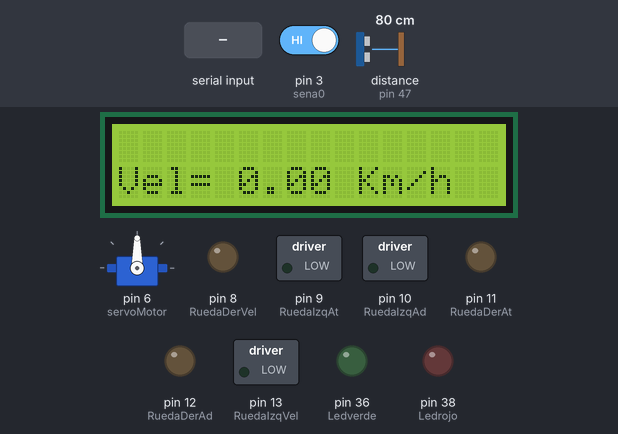
Simulated run of this sketch. Board: Arduino Mega 2560, built with avr-gcc and run on an emulated ATmega2560. On the bench: servo, 16×2 character LCD, switched loads named in the sketch (green lamp = pin HIGH), output pins drawn as LEDs (lit = HIGH). Wiring (inferred from the names in the program): ultrasonic range finder: trigger pin 45; echo pin 47. The test bench sets the inputs (shaded band); at power-on: pin 3 (sena0) HIGH, distance to the obstacle (sensor on pin 47) 80 cm. The echo pulse lasts 58.3 µs per cm; pins used as bus, display or sensor lines are not drawn; what the sketch prints to the serial monitor is not drawn.

Above: at 6.2 s.
6.3 s: "t" received over Serial
At 6.6 s:
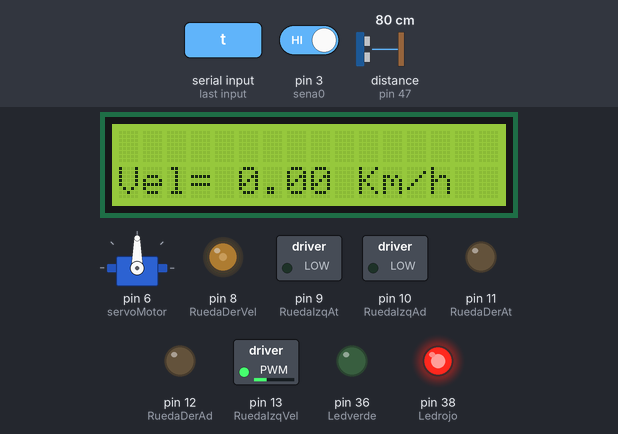
7.8 s: "w" received over Serial
At 9.0 s:
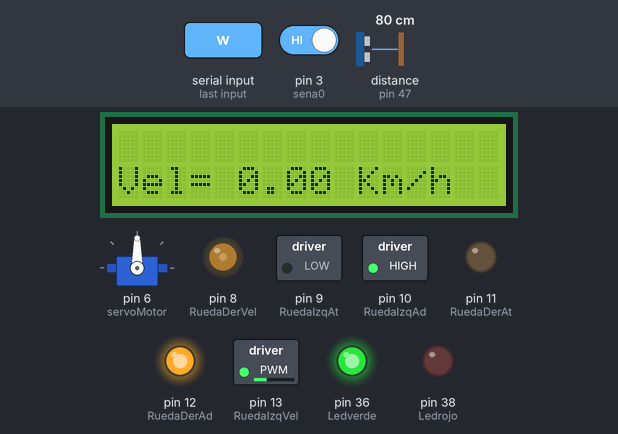
9.3 s: "s" received over Serial
At 9.8 s:
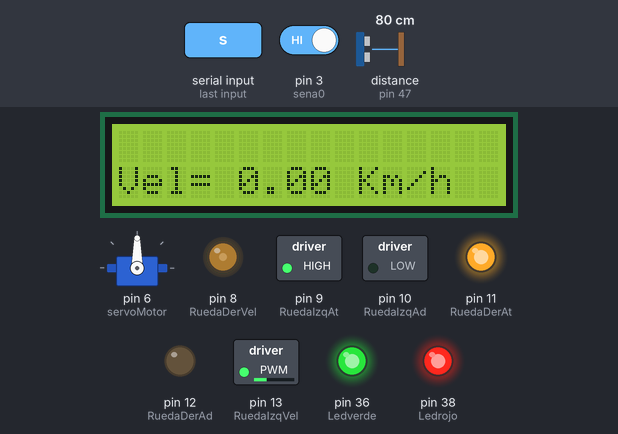
10.8 s: "d" received over Serial
At 12.0 s:
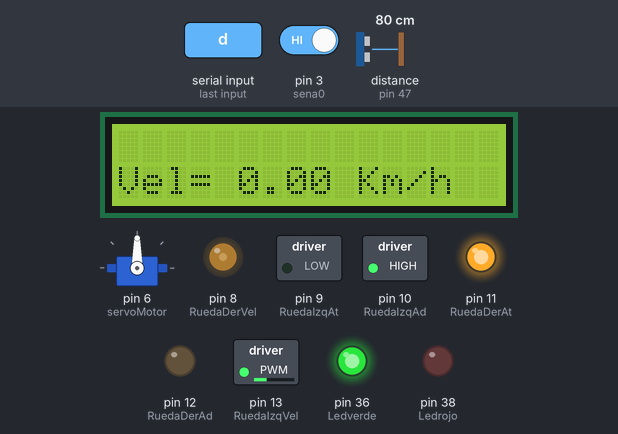
12.3 s: pin 3 (sena0) driven LOW
At 13.6 s:
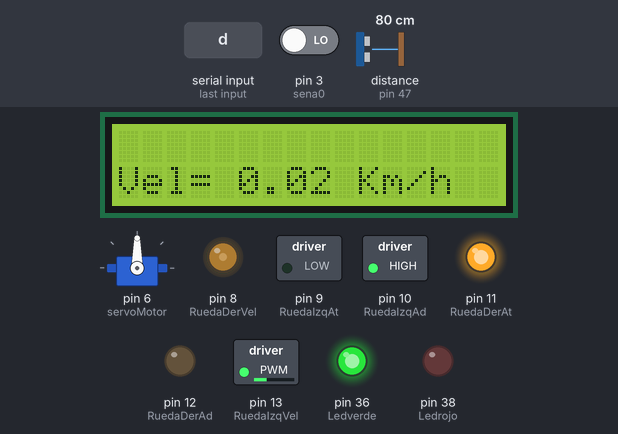
15.3 s: "a" received over Serial
At 15.6 s:
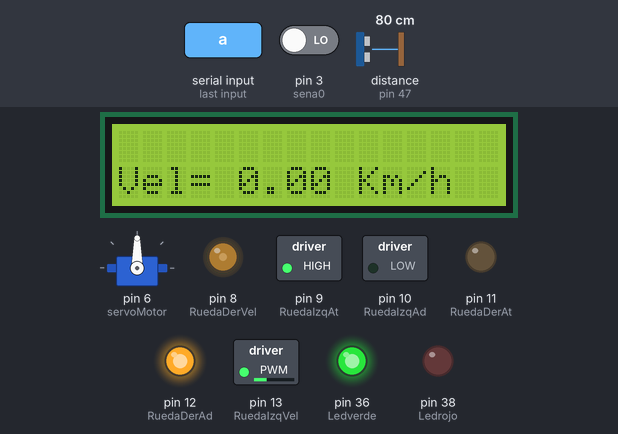
Timing chart, 0 to 17.8 s (numbered marks = the images above; inputs shaded):
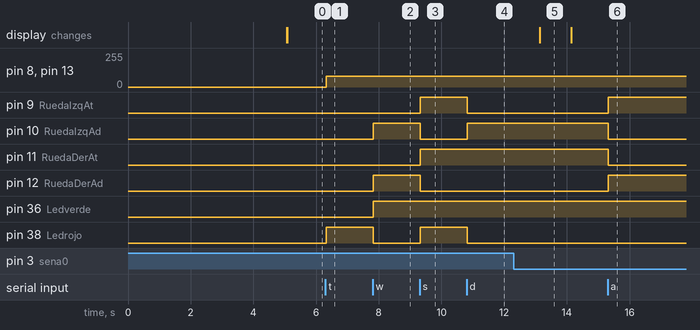

Measured:
- after the input at 6.3 s, pin 8 (RuedaDerVel), pin 13 (RuedaIzqVel): 0/255 → 80/255 at once; pin 38 (Ledrojo): LOW → HIGH at once
- after the input at 7.8 s, pin 10 (RuedaIzqAd), pin 12 (RuedaDerAd), pin 36 (Ledverde): LOW → HIGH at once; pin 38 (Ledrojo): HIGH → LOW at once
- after the input at 9.3 s, pin 9 (RuedaIzqAt), pin 11 (RuedaDerAt), pin 38 (Ledrojo): LOW → HIGH at once; pin 10 (RuedaIzqAd), pin 12 (RuedaDerAd): HIGH → LOW at once
- after the input at 10.8 s, pin 9 (RuedaIzqAt), pin 38 (Ledrojo): HIGH → LOW at once; pin 10 (RuedaIzqAd): LOW → HIGH at once
- after the input at 12.3 s, the display: changes after 0.84 s (image 5)
- after the input at 15.3 s, pin 9 (RuedaIzqAt), pin 12 (RuedaDerAd): LOW → HIGH at once; pin 10 (RuedaIzqAd), pin 11 (RuedaDerAt): HIGH → LOW at once
- what the display in image 5 shows lasts 1.0 s, from 13.1 s to 14.1 s

The sketch:

Pruebas_carros_mega.ino
```cpp
#include <Servo.h>
#include <LiquidCrystal.h>
Servo servoMotor;

bool encendido = false, automatico = false, turbo = false;
////////////////////Velocidad/////////////////
int send0 = 2;
int sena0 = 3;
int rpm;
volatile byte pulsos;
unsigned long timeold;
float velocidad;
unsigned int muescas = 20;// Numero de muescas de la rueda
int Diametro_rueda = 64; // Diametro de la rueda
//////////////////////////////////////////////
int Ledrojo = 38;
int Ledverde = 36;
int pito = 34;

int comando, distanciaFrente, distanciaIzq, distanciaDer, velocidadmotor = 80, loopGiro = 0, distanciaObstaculo = 50;
int est = 1;
const int EchoPin = 47;
const int TriggerPin = 45;

int RuedaDerAd = 12;
int RuedaDerAt = 11;
int RuedaDerVel = 8;

int RuedaIzqAd = 10;
int RuedaIzqAt = 9;
int RuedaIzqVel = 13;

LiquidCrystal lcd(22, 24, 26, 28, 30, 32);

void setup () {
  Serial.begin(9600);

  servoMotor.attach(6);
  servoMotor.write(90);

  pinMode(TriggerPin, OUTPUT);
  pinMode(EchoPin, INPUT);

  pinMode (Ledrojo, OUTPUT);
  pinMode (Ledverde, OUTPUT);

  pinMode (RuedaDerAd, OUTPUT);
  pinMode (RuedaDerAt, OUTPUT);
  pinMode (RuedaDerVel, OUTPUT);
  pinMode (RuedaIzqAd, OUTPUT);
  pinMode (RuedaIzqAt, OUTPUT);
  pinMode (RuedaIzqVel, OUTPUT);

  lcd.begin(16,2);
  lcd.setCursor(0,0);
  lcd.print("INICIANDO..");
  lcd.setCursor(0,1);
  lcd.print("TORETO");
  delay(5000);
  lcd.clear();

  ///////////Configuracion Encoder Velocidad///////////////
  pinMode(send0, INPUT);
  pinMode(sena0,  INPUT);

  attachInterrupt(1, contador, FALLING);// Acciona el contador cada vez que hay una interrupcion en el pin digital
  pulsos = 0;
  rpm = 0;
  timeold = 0;
  ////////////////////////////////////////////////
}

void loop () {


  LeerBlue ();
  //Encendido ();
  //Automatico ();
  //Turbo ();
  DistanciaFrente ();
  //ConduccionManual ();
  //ConduccionAutomatica ();
 // if(distanciaFrente <= 30 && est == 1){
   // comando = 't';
   // Parar();
   // est = 0;
 // }

// est = 1;

  Acelerar ();
  Reversar ();
  GirarIzq ();
  GirarDer ();
  Parar();
  Pito();


  velocidadencoder();


}


//funciones

void LeerBlue(){
  if(Serial.available()>0){
    comando = Serial.read();
  }
}

void Pito(){
  if(comando == 'r'){
    digitalWrite (pito, HIGH);
    delay(500);
    digitalWrite (pito, LOW);
  }
  comando = 0;
}

void LedEncendido(){
  digitalWrite (Ledverde, HIGH);
  digitalWrite (Ledrojo, LOW);
}

void Parar(){
  if(comando == 't'){
    digitalWrite (Ledverde, LOW);
    digitalWrite (Ledrojo, HIGH);
    digitalWrite (RuedaDerAd, LOW);
    digitalWrite (RuedaIzqAd, LOW);
    digitalWrite (RuedaDerAt, LOW);
    digitalWrite (RuedaIzqAt, LOW);
    analogWrite(RuedaDerVel, velocidadmotor);
    analogWrite(RuedaIzqVel, velocidadmotor);
    //lcd.setCursor(5,1);
    //lcd.print(velocidad);
   // velocidadencoder();
    delay(10);
    comando= 1;
   }
  //analogWrite(RuedaDerVel, 0);
  //analogWrite(RuedaIzqVel, 0);
}

void Acelerar (){
  //acelera hacia adelant
   if(comando == 'w'){
    LedEncendido();
    digitalWrite (RuedaDerAd, HIGH);
    digitalWrite (RuedaIzqAd, HIGH);
    digitalWrite (RuedaDerAt, LOW);
    digitalWrite (RuedaIzqAt, LOW);
    analogWrite(RuedaDerVel, velocidadmotor);
    analogWrite(RuedaIzqVel, velocidadmotor);
    //lcd.setCursor(5,1);
    //lcd.print(velocidad);
   // velocidadencoder();
    delay(10);
    comando= 1;
   }
  //analogWrite(RuedaDerVel, 0);
  //analogWrite(RuedaIzqVel, 0);
}

void Reversar (){
  //acelera hacia atras
  if(comando == 's'){
    LedEncendido();
    digitalWrite (Ledrojo, HIGH);
    digitalWrite (RuedaDerAd, LOW);
    digitalWrite (RuedaIzqAd, LOW);
    digitalWrite (RuedaDerAt, HIGH);
    digitalWrite (RuedaIzqAt, HIGH);
    analogWrite(RuedaDerVel, velocidadmotor);
    analogWrite(RuedaIzqVel, velocidadmotor);
    delay(10);
    comando =1;
  }
  //analogWrite(RuedaDerVel, 0);
  //analogWrite(RuedaIzqVel, 0);
}

void GirarDer (){
  //acelera hacia la izquierda
  if(comando == 'd'){
    LedEncendido();
    digitalWrite (RuedaDerAd, LOW);
    digitalWrite (RuedaIzqAd, HIGH);
    digitalWrite (RuedaDerAt, HIGH);
    digitalWrite (RuedaIzqAt, LOW);
    analogWrite(RuedaDerVel, velocidadmotor);
    analogWrite(RuedaIzqVel, velocidadmotor);
    delay(10);
    comando =1;
  }
  //analogWrite(RuedaDerVel, 0);
  //analogWrite(RuedaIzqVel, 0);
}

void GirarIzq (){
  //acelera hacia la derecha
  if(comando == 'a'){
    LedEncendido();
    digitalWrite (RuedaDerAd, HIGH);
    digitalWrite (RuedaIzqAd, LOW);
    digitalWrite (RuedaDerAt, LOW);
    digitalWrite (RuedaIzqAt, HIGH);
    analogWrite(RuedaDerVel, velocidadmotor);
    analogWrite(RuedaIzqVel, velocidadmotor);
    delay(10);
    comando =1;
  }
  //analogWrite(RuedaDerVel, 0);
  //analogWrite(RuedaIzqVel, 0);
}

//funciones AI

void ConduccionAutomatica (){

    while(distanciaFrente >= distanciaObstaculo){
    //acelerar
    lcd.setCursor(0,0);
    lcd.print("Modo Automatico");
    comando = 'w';
    DistanciaFrente();
    //velocidadencoder();
    Acelerar ();
    }


 // if(distanciaFrente <= distanciaObstaculo){
 //   GirarAutomatico ();
  //}
}

void DistanciaFrente(){
  //medir distancia frente
  servoMotor.write(90);
  distanciaFrente = MedirDistancia(TriggerPin, EchoPin);

  delay(1);
  Serial.print("Distancia: ");
  Serial.println(distanciaFrente);
}

void DistanciaIzq(){
  servoMotor.write(180);
  distanciaIzq = MedirDistancia(TriggerPin, EchoPin);

  delay(2000);
  Serial.print("Distancia Izq: ");
  Serial.println(distanciaIzq);
}

void DistanciaDer(){
  servoMotor.write(0);
  distanciaDer = MedirDistancia(TriggerPin, EchoPin);

  delay(2000);
  Serial.print("Distancia Der: ");
  Serial.println(distanciaDer);
}

/*
void GirarAutomatico(){
  DistanciaIzq ();
  DistanciaDer ();
  DistanciaFrente ();

  if(distanciaIzq <= distanciaObstaculo && distanciaDer <= distanciaObstaculo){
    while(distanciaFrente <= (distanciaObstaculo*2)){
      comando = 's';
      DistanciaFrente();
      Reversar();

    }
  GirarAutomatico();
  }else if(distanciaIzq >= distanciaObstaculo && distanciaIzq > distanciaDer){
    //meter en un loop hasta que gire 90 grados
    while(loopGiro <= 20){
      comando = 'a';
      GirarIzq();
      loopGiro = loopGiro + 1;
    }
    loopGiro = 0;
    distanciaFrente = distanciaIzq;

  }else if(distanciaDer >= distanciaObstaculo && distanciaDer > distanciaIzq){
    //meter en un loop hasta que gire 90 grados
    while(loopGiro <= 20){
      comando = 'd';
      GirarDer();
      loopGiro = loopGiro + 1;
    }
    loopGiro = 0;
    distanciaFrente = distanciaDer;

  }
}
*/
int MedirDistancia(int TriggerPin, int EchoPin) {
  long duration, distanceCm;

  digitalWrite(TriggerPin, LOW);  //para generar un pulso limpio ponemos a LOW 4us
  delayMicroseconds(4);
  digitalWrite(TriggerPin, HIGH);  //generamos Trigger (disparo) de 10us
  delayMicroseconds(10);
  digitalWrite(TriggerPin, LOW);

  duration = pulseIn(EchoPin, HIGH);  //medimos el tiempo entre pulsos, en microsegundos

  distanceCm = duration * 10 / 292/ 2;   //convertimos a distancia, en cm
  return distanceCm;
}
void contador()// interrupcion, cada corte que de haga lo cuenta
{
  //Incrementa contador
  pulsos++;
}
void velocidadencoder(){
  if (millis() - timeold >= 1000)// Actualiza el contador cada 1 segundo
  {
    detachInterrupt(1);// Deshabilita la interrupcion para realizar los calculos
    rpm = (60 * 1000 / muescas ) / (millis() - timeold) * pulsos;// Calculo de las revoluciones por minuto
    velocidad = rpm * 3.1416 * Diametro_rueda * 60 / 1000000; // Cálculo de la velocidad en [Km/h]
    timeold = millis();
    pulsos = 0;

    Serial.print("RPM = ");
    Serial.println(rpm, DEC);
    Serial.print("VELOCIDAD = ");
    lcd.setCursor(0,1);
    lcd.print("Vel=");
    lcd.setCursor(5,1);
    lcd.print(velocidad);
    Serial.println(velocidad);
    lcd.setCursor(9,1);
    lcd.print(" Km/h");
    Serial.println(" Km/h");

    attachInterrupt(1, contador, FALLING);// Nuevamente se activa la interrupcion
  }
}
```
